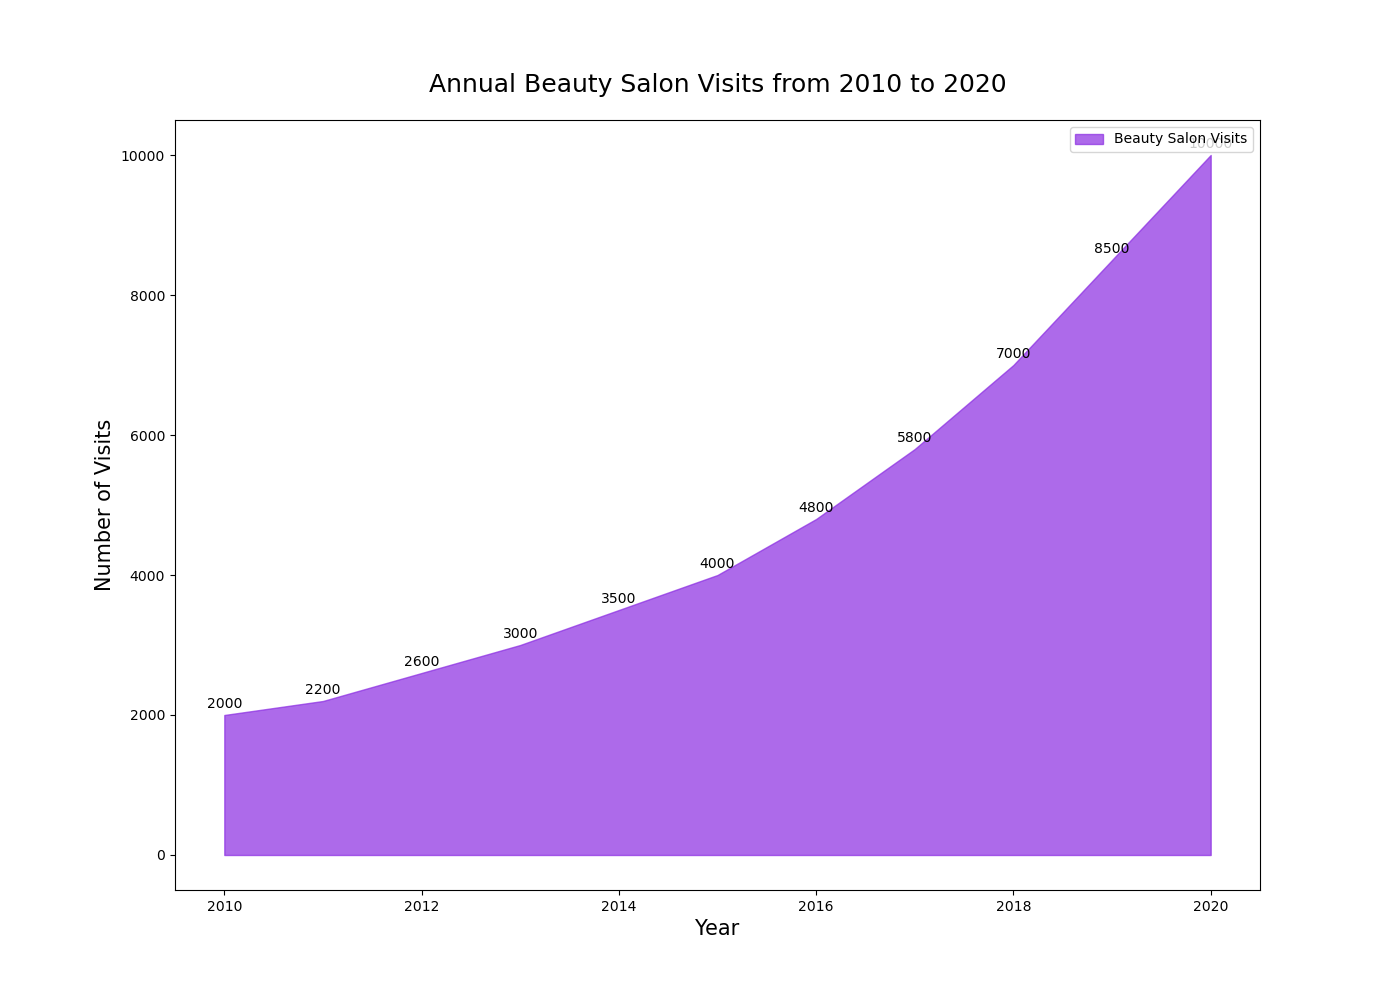

This chart was generated by the following Python code:

import matplotlib.pyplot as plt

# Data
years = range(2010, 2021)
beauty_salon_visits = [2000, 2200, 2600, 3000, 3500, 4000, 4800, 5800, 7000, 8500, 10000]

# Plot
fig, ax = plt.subplots(figsize=(14, 10))  # changing width and height

# Plotting the area chart
ax.fill_between(years, beauty_salon_visits, color="#8A2BE2", alpha=0.7, label='Beauty Salon Visits')

# Titles and labels
ax.set_title('Annual Beauty Salon Visits from 2010 to 2020', fontsize=18, pad=20)
ax.set_xlabel('Year', fontsize=15)
ax.set_ylabel('Number of Visits', fontsize=15)

# Customizing the y-axis to get a better understanding of scales
ax.set_yscale('linear')

# Annotation
for i, txt in enumerate(beauty_salon_visits):
    ax.annotate(txt, (years[i], beauty_salon_visits[i]), textcoords="offset points", xytext=(0,5), ha='center')

# Legend
ax.legend(loc='upper right')

plt.show()
